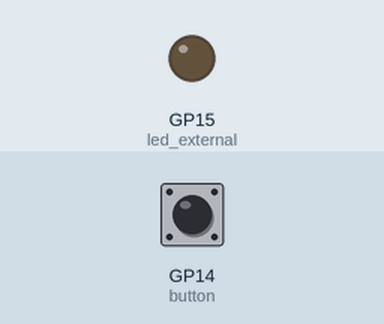
This program was run on a simulated Raspberry Pi Pico running MicroPython. Shown: output pins drawn as LEDs (lit = HIGH). The inputs (shaded band) are chosen by the test bench; at power-on: GP14 (button) LOW.

Above: at 1.2 s.
1.3 s: GP14 (button) pulled HIGH for 0.15 s
At 1.8 s:
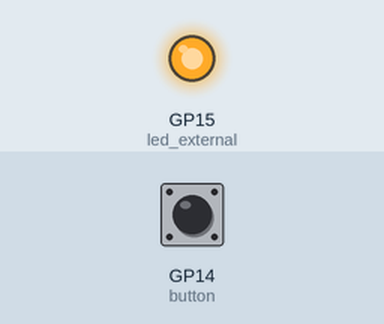
4.4 s: GP14 (button) pulled HIGH for 1 s
At 6.9 s:
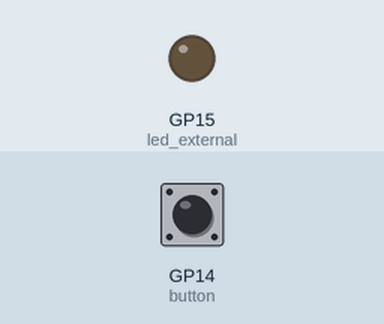
7.9 s: GP14 (button) pulled HIGH for 3.2 s
At 9.3 s:
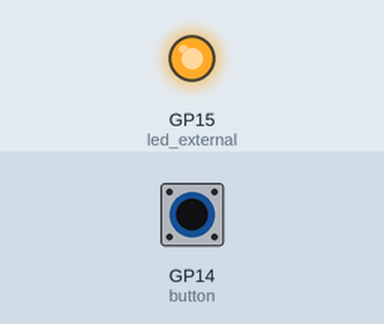
Timing chart, 0 to 13.4 s (numbered marks = the images above; inputs shaded):
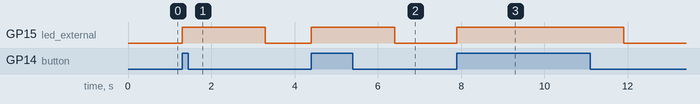

The program:

picoL2-1.py
```python
"""
Blink external LED
Read button if pressed

GP, 3/3/25
File: L2-1.py
"""


import machine
import utime

led_external = machine.Pin(15, machine.Pin.OUT)
button = machine.Pin(14, machine.Pin.IN, machine.Pin.PULL_DOWN)

# Only LED blinks
"""
while True:
    led_external.toggle()
    utime.sleep(1)
"""


# Combined actions
while True:
    if button.value() == 1:
        led_external.value(1)
        utime.sleep(2)
    led_external.value(0)    
```

Measured:
- after the input at 1.3 s, GP15 (led_external): LOW → HIGH at once, → LOW 2.0 s later
- after the input at 4.4 s, GP15 (led_external): LOW → HIGH at once, → LOW 2.0 s later
- after the input at 7.9 s, GP15 (led_external): LOW → HIGH at once, → LOW 4.0 s later
